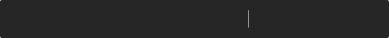
<?xml version="1.0" encoding="UTF-8"?>
<ui version="4.0">
 <class>ToolbarWidget</class>
 <widget class="QWidget" name="ToolbarWidget">
  <property name="geometry">
   <rect>
    <x>0</x>
    <y>0</y>
    <width>389</width>
    <height>38</height>
   </rect>
  </property>
  <property name="maximumSize">
   <size>
    <width>389</width>
    <height>38</height>
   </size>
  </property>
  <property name="windowTitle">
   <string>Form</string>
  </property>
  <property name="autoFillBackground">
   <bool>false</bool>
  </property>
  <property name="styleSheet">
   <string notr="true">QFrame#frame{	
	border-radius: 2px;
	background-color: rgba(0, 0, 0, 214);
}
QPushButton#rectangleBtn {
	border-image:url(:/image/pc_screenshot_rectangle_normal.png);
    border-radius: 1px;
}
QPushButton#rectangleBtn:hover {
    border-image:url(:/image/pc_screenshot_rectangle_hover.png);
}
QPushButton#rectangleBtn:pressed {
	border-image: url(:/image/pc_screenshot_rectangle_click.png);	
}
QPushButton#rectangleBtn:checked {
	border-image: url(:/image/pc_screenshot_rectangle_click.png);	
}

QPushButton#drawRoundBtn {
    border-image: url(:/image/pc_screenshot_circle_normal.png);
    border-radius: 1px;
}
QPushButton#drawRoundBtn:hover {
	border-image:url(:/image/pc_screenshot_circle_hover.png);
}
QPushButton#drawRoundBtn:pressed {
    border-image:url(:/image/pc_screenshot_circle_click.png);
}
QPushButton#drawRoundBtn:checked {
    border-image:url(:/image/pc_screenshot_circle_click.png);
}

QPushButton#arrowBtn {
    border-image: url(:/image/pc_screenshot_arrow_normal.png);
    border-radius: 1px;
}
QPushButton#arrowBtn:hover {
	border-image: url(:/image/pc_screenshot_arrow_hover.png);
}
QPushButton#arrowBtn:pressed {
    border-image:url(:/image/pc_screenshot_arrow_click.png);
}
QPushButton#arrowBtn:checked {
    border-image:url(:/image/pc_screenshot_arrow_click.png);
}

QPushButton#drawLineBtn{
    border-image: url(:/image/pc_screenshot_pen_normal.png);
    border-radius: 1px;
}
QPushButton#drawLineBtn:hover {
	border-image:url(:/image/pc_screenshot_pen_hover.png)
}
QPushButton#drawLineBtn:pressed {
    border-image:url(:/image/pc_screenshot_pen_click.png);
}
QPushButton#drawLineBtn:checked {
    border-image:url(:/image/pc_screenshot_pen_click.png);
}

QPushButton#textEditBtn {
    border-image: url(:/image/pc_screenshot_text_normal.png);
    border-radius: 1px;
}
QPushButton#textEditBtn:hover {
    border-image:url(:/image/pc_screenshot_text_hover.png);
}
QPushButton#textEditBtn:pressed {
    border-image:url(:/image/pc_screenshot_text_click.png);
}
QPushButton#textEditBtn:checked {
    border-image:url(:/image/pc_screenshot_text_click.png);
}

Line#line{
	background-color: rgba(255, 255, 255, 0x4D);
}

QPushButton#returneditBtn {
    border-image: url(:/image/pc_screenshot_recall_normal.png);
    border-radius: 1px;
}
QPushButton#returneditBtn:disabled {
    border-image: url(:/image/pc_screenshot_disabled_click.png);
}
QPushButton#returneditBtn:hover {
    border-image: url(:/image/pc_screenshot_recall_hover.png);
}
QPushButton#returneditBtn:pressed {
    border-image:url(:/image/pc_screenshot_recall_click.png);
}

QPushButton#saveBtn{
    border-image: url(:/image/pc_screenshot_save_normal2x.png);
    border-radius: 1px;
}
QPushButton#saveBtn:hover {
    border-image:url(:/image/pc_screenshot_save_hover.png);
}
QPushButton#saveBtn:pressed {
    border-image:url(:/image/pc_screenshot_save_click.png);
}

QPushButton#cancelBtn {
    border-image: url(:/image/pc_screenshot_cancel_normal.png);
    border-radius: 1px;
}
QPushButton#cancelBtn:hover {
    border-image: url(:/image/pc_screenshot_cancel_hover.png);
}
QPushButton#cancelBtn:pressed {
    border-image:url(:/image/pc_screenshot_cancel_click.png);
}

QPushButton#checkBtn {
    border-image:url(:/image/pc_screenshot_complete_normal.png);
    border-radius: 1px;
}
QPushButton#checkBtn:hover {
    border-image:url(:/image/pc_screenshot_complete_hover.png);
}
QPushButton#checkBtn:pressed {
    border-image:url(:/image/pc_screenshot_conplete_click.png);
}</string>
  </property>
  <widget class="QFrame" name="frame">
   <property name="enabled">
    <bool>true</bool>
   </property>
   <property name="geometry">
    <rect>
     <x>0</x>
     <y>0</y>
     <width>389</width>
     <height>38</height>
    </rect>
   </property>
   <property name="sizePolicy">
    <sizepolicy hsizetype="Preferred" vsizetype="Preferred">
     <horstretch>0</horstretch>
     <verstretch>0</verstretch>
    </sizepolicy>
   </property>
   <property name="frameShape">
    <enum>QFrame::StyledPanel</enum>
   </property>
   <property name="frameShadow">
    <enum>QFrame::Raised</enum>
   </property>
   <widget class="Line" name="line">
    <property name="geometry">
     <rect>
      <x>248</x>
      <y>10</y>
      <width>1</width>
      <height>18</height>
     </rect>
    </property>
    <property name="maximumSize">
     <size>
      <width>1</width>
      <height>18</height>
     </size>
    </property>
    <property name="styleSheet">
     <string notr="true">background-color: rgba(255, 255, 255, 0.30);</string>
    </property>
    <property name="orientation">
     <enum>Qt::Vertical</enum>
    </property>
   </widget>
   <widget class="QPushButton" name="returneditBtn">
    <property name="geometry">
     <rect>
      <x>208</x>
      <y>9</y>
      <width>20</width>
      <height>20</height>
     </rect>
    </property>
    <property name="maximumSize">
     <size>
      <width>20</width>
      <height>20</height>
     </size>
    </property>
    <property name="toolTip">
     <string>撤销操作</string>
    </property>
    <property name="text">
     <string/>
    </property>
    <property name="iconSize">
     <size>
      <width>20</width>
      <height>20</height>
     </size>
    </property>
    <property name="checkable">
     <bool>false</bool>
    </property>
    <property name="autoExclusive">
     <bool>false</bool>
    </property>
   </widget>
   <widget class="QPushButton" name="drawLineBtn">
    <property name="geometry">
     <rect>
      <x>136</x>
      <y>9</y>
      <width>20</width>
      <height>20</height>
     </rect>
    </property>
    <property name="maximumSize">
     <size>
      <width>20</width>
      <height>20</height>
     </size>
    </property>
    <property name="toolTip">
     <string>画笔</string>
    </property>
    <property name="text">
     <string/>
    </property>
    <property name="iconSize">
     <size>
      <width>20</width>
      <height>20</height>
     </size>
    </property>
    <property name="checkable">
     <bool>true</bool>
    </property>
    <property name="autoExclusive">
     <bool>false</bool>
    </property>
   </widget>
   <widget class="QPushButton" name="arrowBtn">
    <property name="geometry">
     <rect>
      <x>100</x>
      <y>9</y>
      <width>20</width>
      <height>20</height>
     </rect>
    </property>
    <property name="maximumSize">
     <size>
      <width>20</width>
      <height>20</height>
     </size>
    </property>
    <property name="toolTip">
     <string>画箭头</string>
    </property>
    <property name="text">
     <string/>
    </property>
    <property name="iconSize">
     <size>
      <width>20</width>
      <height>20</height>
     </size>
    </property>
    <property name="checkable">
     <bool>true</bool>
    </property>
    <property name="autoExclusive">
     <bool>false</bool>
    </property>
   </widget>
   <widget class="QPushButton" name="textEditBtn">
    <property name="geometry">
     <rect>
      <x>172</x>
      <y>9</y>
      <width>20</width>
      <height>20</height>
     </rect>
    </property>
    <property name="maximumSize">
     <size>
      <width>20</width>
      <height>20</height>
     </size>
    </property>
    <property name="toolTip">
     <string>添加文字</string>
    </property>
    <property name="text">
     <string/>
    </property>
    <property name="iconSize">
     <size>
      <width>20</width>
      <height>20</height>
     </size>
    </property>
    <property name="checkable">
     <bool>true</bool>
    </property>
    <property name="autoExclusive">
     <bool>false</bool>
    </property>
   </widget>
   <widget class="QPushButton" name="rectangleBtn">
    <property name="geometry">
     <rect>
      <x>28</x>
      <y>9</y>
      <width>20</width>
      <height>20</height>
     </rect>
    </property>
    <property name="maximumSize">
     <size>
      <width>20</width>
      <height>20</height>
     </size>
    </property>
    <property name="toolTip">
     <string>画矩形</string>
    </property>
    <property name="text">
     <string/>
    </property>
    <property name="iconSize">
     <size>
      <width>20</width>
      <height>20</height>
     </size>
    </property>
    <property name="checkable">
     <bool>true</bool>
    </property>
    <property name="autoExclusive">
     <bool>false</bool>
    </property>
   </widget>
   <widget class="QPushButton" name="drawRoundBtn">
    <property name="geometry">
     <rect>
      <x>64</x>
      <y>9</y>
      <width>20</width>
      <height>20</height>
     </rect>
    </property>
    <property name="maximumSize">
     <size>
      <width>20</width>
      <height>20</height>
     </size>
    </property>
    <property name="toolTip">
     <string>画圆</string>
    </property>
    <property name="text">
     <string/>
    </property>
    <property name="iconSize">
     <size>
      <width>20</width>
      <height>20</height>
     </size>
    </property>
    <property name="checkable">
     <bool>true</bool>
    </property>
    <property name="autoExclusive">
     <bool>false</bool>
    </property>
   </widget>
   <widget class="QPushButton" name="saveBtn">
    <property name="geometry">
     <rect>
      <x>269</x>
      <y>9</y>
      <width>20</width>
      <height>20</height>
     </rect>
    </property>
    <property name="sizePolicy">
     <sizepolicy hsizetype="Fixed" vsizetype="Fixed">
      <horstretch>0</horstretch>
      <verstretch>0</verstretch>
     </sizepolicy>
    </property>
    <property name="maximumSize">
     <size>
      <width>20</width>
      <height>20</height>
     </size>
    </property>
    <property name="toolTip">
     <string>保存截图</string>
    </property>
    <property name="text">
     <string/>
    </property>
    <property name="iconSize">
     <size>
      <width>20</width>
      <height>20</height>
     </size>
    </property>
   </widget>
   <widget class="QPushButton" name="cancelBtn">
    <property name="geometry">
     <rect>
      <x>305</x>
      <y>9</y>
      <width>20</width>
      <height>20</height>
     </rect>
    </property>
    <property name="maximumSize">
     <size>
      <width>20</width>
      <height>20</height>
     </size>
    </property>
    <property name="toolTip">
     <string>退出截图</string>
    </property>
    <property name="text">
     <string/>
    </property>
    <property name="iconSize">
     <size>
      <width>20</width>
      <height>20</height>
     </size>
    </property>
   </widget>
   <widget class="QPushButton" name="checkBtn">
    <property name="geometry">
     <rect>
      <x>341</x>
      <y>9</y>
      <width>20</width>
      <height>20</height>
     </rect>
    </property>
    <property name="sizePolicy">
     <sizepolicy hsizetype="Fixed" vsizetype="Fixed">
      <horstretch>0</horstretch>
      <verstretch>0</verstretch>
     </sizepolicy>
    </property>
    <property name="maximumSize">
     <size>
      <width>20</width>
      <height>20</height>
     </size>
    </property>
    <property name="toolTip">
     <string>完成截图</string>
    </property>
    <property name="text">
     <string/>
    </property>
    <property name="iconSize">
     <size>
      <width>20</width>
      <height>20</height>
     </size>
    </property>
   </widget>
  </widget>
 </widget>
 <resources/>
 <connections/>
</ui>
